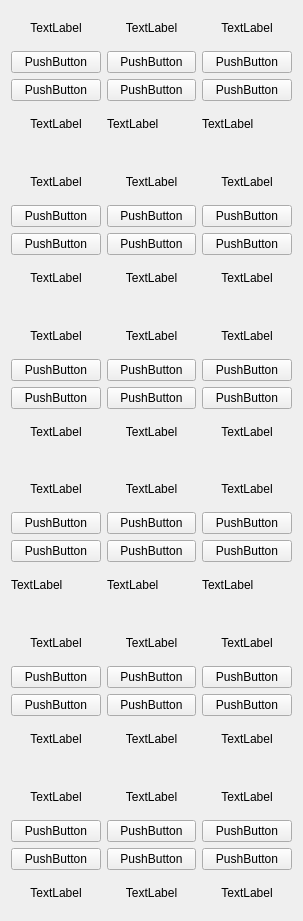
  <widget class="QWidget" name="layoutWidget">
   <property name="geometry">
    <rect>
     <x>20</x>
     <y>60</y>
     <width>303</width>
     <height>921</height>
    </rect>
   </property>
   <layout class="QVBoxLayout" name="verticalLayout_38">
    <item>
     <layout class="QGridLayout" name="gridLayout">
      <item row="0" column="0">
       <layout class="QVBoxLayout" name="verticalLayout">
        <item>
         <widget class="QLabel" name="time1">
          <property name="text">
           <string>TextLabel</string>
          </property>
          <property name="alignment">
           <set>Qt::AlignCenter</set>
          </property>
         </widget>
        </item>
        <item>
         <widget class="QPushButton" name="btn1">
          <property name="text">
           <string>PushButton</string>
          </property>
         </widget>
        </item>
       </layout>
      </item>
      <item row="0" column="1">
       <layout class="QVBoxLayout" name="verticalLayout_2">
        <item>
         <widget class="QLabel" name="time2">
          <property name="text">
           <string>TextLabel</string>
          </property>
          <property name="alignment">
           <set>Qt::AlignCenter</set>
          </property>
         </widget>
        </item>
        <item>
         <widget class="QPushButton" name="btn2">
          <property name="text">
           <string>PushButton</string>
          </property>
         </widget>
        </item>
       </layout>
      </item>
      <item row="0" column="2">
       <layout class="QVBoxLayout" name="verticalLayout_3">
        <item>
         <widget class="QLabel" name="time3">
          <property name="text">
           <string>TextLabel</string>
          </property>
          <property name="alignment">
           <set>Qt::AlignCenter</set>
          </property>
         </widget>
        </item>
        <item>
         <widget class="QPushButton" name="btn3">
          <property name="text">
           <string>PushButton</string>
          </property>
         </widget>
        </item>
       </layout>
      </item>
      <item row="1" column="0">
       <layout class="QVBoxLayout" name="verticalLayout_4">
        <item>
         <widget class="QPushButton" name="btn4">
          <property name="text">
           <string>PushButton</string>
          </property>
         </widget>
        </item>
        <item>
         <widget class="QLabel" name="time4">
          <property name="text">
           <string>TextLabel</string>
          </property>
          <property name="alignment">
           <set>Qt::AlignCenter</set>
          </property>
         </widget>
        </item>
       </layout>
      </item>
      <item row="1" column="1">
       <layout class="QVBoxLayout" name="verticalLayout_5">
        <item>
         <widget class="QPushButton" name="btn5">
          <property name="text">
           <string>PushButton</string>
          </property>
         </widget>
        </item>
        <item>
         <widget class="QLabel" name="time5">
          <property name="text">
           <string>TextLabel</string>
          </property>
         </widget>
        </item>
       </layout>
      </item>
      <item row="1" column="2">
       <layout class="QVBoxLayout" name="verticalLayout_6">
        <item>
         <widget class="QPushButton" name="btn6">
          <property name="text">
           <string>PushButton</string>
          </property>
         </widget>
        </item>
        <item>
         <widget class="QLabel" name="time6">
          <property name="text">
           <string>TextLabel</string>
          </property>
         </widget>
        </item>
       </layout>
      </item>
     </layout>
    </item>
    <item>
     <spacer name="verticalSpacer_2">
      <property name="orientation">
       <enum>Qt::Vertical</enum>
      </property>
      <property name="sizeType">
       <enum>QSizePolicy::Fixed</enum>
      </property>
      <property name="sizeHint" stdset="0">
       <size>
        <width>20</width>
        <height>18</height>
       </size>
      </property>
     </spacer>
    </item>
    <item>
     <layout class="QGridLayout" name="gridLayout_2">
      <item row="0" column="0">
       <layout class="QVBoxLayout" name="verticalLayout_8">
        <item>
         <widget class="QLabel" name="time7">
          <property name="text">
           <string>TextLabel</string>
          </property>
          <property name="alignment">
           <set>Qt::AlignCenter</set>
          </property>
         </widget>
        </item>
        <item>
         <widget class="QPushButton" name="btn7">
          <property name="text">
           <string>PushButton</string>
          </property>
         </widget>
        </item>
       </layout>
      </item>
      <item row="0" column="1">
       <layout class="QVBoxLayout" name="verticalLayout_9">
        <item>
         <widget class="QLabel" name="time8">
          <property name="text">
           <string>TextLabel</string>
          </property>
          <property name="alignment">
           <set>Qt::AlignCenter</set>
          </property>
         </widget>
        </item>
        <item>
         <widget class="QPushButton" name="btn8">
          <property name="text">
           <string>PushButton</string>
          </property>
         </widget>
        </item>
       </layout>
      </item>
      <item row="0" column="2">
       <layout class="QVBoxLayout" name="verticalLayout_10">
        <item>
         <widget class="QLabel" name="time9">
          <property name="text">
           <string>TextLabel</string>
          </property>
          <property name="alignment">
           <set>Qt::AlignCenter</set>
          </property>
         </widget>
        </item>
        <item>
         <widget class="QPushButton" name="btn9">
          <property name="text">
           <string>PushButton</string>
          </property>
         </widget>
        </item>
       </layout>
      </item>
      <item row="1" column="0">
       <layout class="QVBoxLayout" name="verticalLayout_11">
        <item>
         <widget class="QPushButton" name="btn10">
          <property name="text">
           <string>PushButton</string>
          </property>
         </widget>
        </item>
        <item>
         <widget class="QLabel" name="time10">
          <property name="text">
           <string>TextLabel</string>
          </property>
          <property name="alignment">
           <set>Qt::AlignCenter</set>
          </property>
         </widget>
        </item>
       </layout>
      </item>
      <item row="1" column="1">
       <layout class="QVBoxLayout" name="verticalLayout_12">
        <item>
         <widget class="QPushButton" name="btn11">
          <property name="text">
           <string>PushButton</string>
          </property>
         </widget>
        </item>
        <item>
         <widget class="QLabel" name="time11">
          <property name="text">
           <string>TextLabel</string>
          </property>
          <property name="alignment">
           <set>Qt::AlignCenter</set>
          </property>
         </widget>
        </item>
       </layout>
      </item>
      <item row="1" column="2">
       <layout class="QVBoxLayout" name="verticalLayout_13">
        <item>
         <widget class="QPushButton" name="btn12">
          <property name="text">
           <string>PushButton</string>
          </property>
         </widget>
        </item>
        <item>
         <widget class="QLabel" name="time12">
          <property name="text">
           <string>TextLabel</string>
          </property>
          <property name="alignment">
           <set>Qt::AlignCenter</set>
          </property>
         </widget>
        </item>
       </layout>
      </item>
     </layout>
    </item>
    <item>
     <spacer name="verticalSpacer_3">
      <property name="orientation">
       <enum>Qt::Vertical</enum>
      </property>
      <property name="sizeType">
       <enum>QSizePolicy::Fixed</enum>
      </property>
      <property name="sizeHint" stdset="0">
       <size>
        <width>20</width>
        <height>18</height>
       </size>
      </property>
     </spacer>
    </item>
    <item>
     <layout class="QGridLayout" name="gridLayout_3">
      <item row="0" column="0">
       <layout class="QVBoxLayout" name="verticalLayout_14">
        <item>
         <widget class="QLabel" name="time13">
          <property name="text">
           <string>TextLabel</string>
          </property>
          <property name="alignment">
           <set>Qt::AlignCenter</set>
          </property>
         </widget>
        </item>
        <item>
         <widget class="QPushButton" name="btn13">
          <property name="text">
           <string>PushButton</string>
          </property>
         </widget>
        </item>
       </layout>
      </item>
      <item row="0" column="1">
       <layout class="QVBoxLayout" name="verticalLayout_15">
        <item>
         <widget class="QLabel" name="time14">
          <property name="text">
           <string>TextLabel</string>
          </property>
          <property name="alignment">
           <set>Qt::AlignCenter</set>
          </property>
         </widget>
        </item>
        <item>
         <widget class="QPushButton" name="btn14">
          <property name="text">
           <string>PushButton</string>
          </property>
         </widget>
        </item>
       </layout>
      </item>
      <item row="0" column="2">
       <layout class="QVBoxLayout" name="verticalLayout_16">
        <item>
         <widget class="QLabel" name="time15">
          <property name="text">
           <string>TextLabel</string>
          </property>
          <property name="alignment">
           <set>Qt::AlignCenter</set>
          </property>
         </widget>
        </item>
        <item>
         <widget class="QPushButton" name="btn15">
          <property name="text">
           <string>PushButton</string>
          </property>
         </widget>
        </item>
       </layout>
      </item>
      <item row="1" column="0">
       <layout class="QVBoxLayout" name="verticalLayout_17">
        <item>
         <widget class="QPushButton" name="btn16">
          <property name="text">
           <string>PushButton</string>
          </property>
         </widget>
        </item>
        <item>
         <widget class="QLabel" name="time16">
          <property name="text">
           <string>TextLabel</string>
          </property>
          <property name="alignment">
           <set>Qt::AlignCenter</set>
          </property>
         </widget>
        </item>
       </layout>
      </item>
      <item row="1" column="1">
       <layout class="QVBoxLayout" name="verticalLayout_18">
        <item>
         <widget class="QPushButton" name="btn17">
          <property name="text">
           <string>PushButton</string>
          </property>
         </widget>
        </item>
        <item>
         <widget class="QLabel" name="time17">
          <property name="text">
           <string>TextLabel</string>
          </property>
          <property name="alignment">
           <set>Qt::AlignCenter</set>
          </property>
         </widget>
        </item>
       </layout>
      </item>
      <item row="1" column="2">
       <layout class="QVBoxLayout" name="verticalLayout_19">
        <item>
         <widget class="QPushButton" name="btn18">
          <property name="text">
           <string>PushButton</string>
          </property>
         </widget>
        </item>
        <item>
         <widget class="QLabel" name="time18">
          <property name="text">
           <string>TextLabel</string>
          </property>
          <property name="alignment">
           <set>Qt::AlignCenter</set>
          </property>
         </widget>
        </item>
       </layout>
      </item>
     </layout>
    </item>
    <item>
     <spacer name="verticalSpacer_4">
      <property name="orientation">
       <enum>Qt::Vertical</enum>
      </property>
      <property name="sizeType">
       <enum>QSizePolicy::Fixed</enum>
      </property>
      <property name="sizeHint" stdset="0">
       <size>
        <width>20</width>
        <height>18</height>
       </size>
      </property>
     </spacer>
    </item>
    <item>
     <layout class="QGridLayout" name="gridLayout_4">
      <item row="0" column="0">
       <layout class="QVBoxLayout" name="verticalLayout_20">
        <item>
         <widget class="QLabel" name="time19">
          <property name="text">
           <string>TextLabel</string>
          </property>
          <property name="alignment">
           <set>Qt::AlignCenter</set>
          </property>
         </widget>
        </item>
        <item>
         <widget class="QPushButton" name="btn19">
          <property name="text">
           <string>PushButton</string>
          </property>
         </widget>
        </item>
       </layout>
      </item>
      <item row="0" column="1">
       <layout class="QVBoxLayout" name="verticalLayout_21">
        <item>
         <widget class="QLabel" name="time20">
          <property name="text">
           <string>TextLabel</string>
          </property>
          <property name="alignment">
           <set>Qt::AlignCenter</set>
          </property>
         </widget>
        </item>
        <item>
         <widget class="QPushButton" name="btn20">
          <property name="text">
           <string>PushButton</string>
          </property>
         </widget>
        </item>
       </layout>
      </item>
      <item row="0" column="2">
       <layout class="QVBoxLayout" name="verticalLayout_22">
        <item>
         <widget class="QLabel" name="time21">
          <property name="text">
           <string>TextLabel</string>
          </property>
          <property name="alignment">
           <set>Qt::AlignCenter</set>
          </property>
         </widget>
        </item>
        <item>
         <widget class="QPushButton" name="btn21">
          <property name="text">
           <string>PushButton</string>
          </property>
         </widget>
        </item>
       </layout>
      </item>
      <item row="1" column="0">
       <layout class="QVBoxLayout" name="verticalLayout_23">
        <item>
         <widget class="QPushButton" name="btn22">
          <property name="text">
           <string>PushButton</string>
          </property>
         </widget>
        </item>
        <item>
         <widget class="QLabel" name="time22">
          <property name="text">
           <string>TextLabel</string>
          </property>
         </widget>
        </item>
       </layout>
      </item>
      <item row="1" column="1">
       <layout class="QVBoxLayout" name="verticalLayout_24">
        <item>
         <widget class="QPushButton" name="btn23">
          <property name="text">
           <string>PushButton</string>
          </property>
         </widget>
        </item>
        <item>
         <widget class="QLabel" name="time23">
          <property name="text">
           <string>TextLabel</string>
          </property>
         </widget>
        </item>
       </layout>
      </item>
      <item row="1" column="2">
       <layout class="QVBoxLayout" name="verticalLayout_25">
        <item>
         <widget class="QPushButton" name="btn24">
          <property name="text">
           <string>PushButton</string>
          </property>
         </widget>
        </item>
        <item>
         <widget class="QLabel" name="time24">
          <property name="text">
           <string>TextLabel</string>
          </property>
         </widget>
        </item>
       </layout>
      </item>
     </layout>
    </item>
    <item>
     <spacer name="verticalSpacer_5">
      <property name="orientation">
       <enum>Qt::Vertical</enum>
      </property>
      <property name="sizeType">
       <enum>QSizePolicy::Fixed</enum>
      </property>
      <property name="sizeHint" stdset="0">
       <size>
        <width>20</width>
        <height>18</height>
       </size>
      </property>
     </spacer>
    </item>
    <item>
     <layout class="QGridLayout" name="gridLayout_5">
      <item row="0" column="0">
       <layout class="QVBoxLayout" name="verticalLayout_26">
        <item>
         <widget class="QLabel" name="time25">
          <property name="text">
           <string>TextLabel</string>
          </property>
          <property name="alignment">
           <set>Qt::AlignCenter</set>
          </property>
         </widget>
        </item>
        <item>
         <widget class="QPushButton" name="btn25">
          <property name="text">
           <string>PushButton</string>
          </property>
         </widget>
        </item>
       </layout>
      </item>
      <item row="0" column="1">
       <layout class="QVBoxLayout" name="verticalLayout_27">
        <item>
         <widget class="QLabel" name="time26">
          <property name="text">
           <string>TextLabel</string>
          </property>
          <property name="alignment">
           <set>Qt::AlignCenter</set>
          </property>
         </widget>
        </item>
        <item>
         <widget class="QPushButton" name="btn26">
          <property name="text">
           <string>PushButton</string>
          </property>
         </widget>
        </item>
       </layout>
      </item>
      <item row="0" column="2">
       <layout class="QVBoxLayout" name="verticalLayout_28">
        <item>
         <widget class="QLabel" name="time27">
          <property name="text">
           <string>TextLabel</string>
          </property>
          <property name="alignment">
           <set>Qt::AlignCenter</set>
          </property>
         </widget>
        </item>
        <item>
         <widget class="QPushButton" name="btn27">
          <property name="text">
           <string>PushButton</string>
          </property>
         </widget>
        </item>
       </layout>
      </item>
      <item row="1" column="0">
       <layout class="QVBoxLayout" name="verticalLayout_29">
        <item>
         <widget class="QPushButton" name="btn28">
          <property name="text">
           <string>PushButton</string>
          </property>
         </widget>
        </item>
        <item>
         <widget class="QLabel" name="time28">
          <property name="text">
           <string>TextLabel</string>
          </property>
          <property name="alignment">
           <set>Qt::AlignCenter</set>
          </property>
         </widget>
        </item>
       </layout>
      </item>
      <item row="1" column="1">
       <layout class="QVBoxLayout" name="verticalLayout_30">
        <item>
         <widget class="QPushButton" name="btn29">
          <property name="text">
           <string>PushButton</string>
          </property>
         </widget>
        </item>
        <item>
         <widget class="QLabel" name="time29">
          <property name="text">
           <string>TextLabel</string>
          </property>
          <property name="alignment">
           <set>Qt::AlignCenter</set>
          </property>
         </widget>
        </item>
       </layout>
      </item>
      <item row="1" column="2">
       <layout class="QVBoxLayout" name="verticalLayout_31">
        <item>
         <widget class="QPushButton" name="btn30">
          <property name="text">
           <string>PushButton</string>
          </property>
         </widget>
        </item>
        <item>
         <widget class="QLabel" name="time30">
          <property name="text">
           <string>TextLabel</string>
          </property>
          <property name="alignment">
           <set>Qt::AlignCenter</set>
          </property>
         </widget>
        </item>
       </layout>
      </item>
     </layout>
    </item>
    <item>
     <spacer name="verticalSpacer_6">
      <property name="orientation">
       <enum>Qt::Vertical</enum>
      </property>
      <property name="sizeType">
       <enum>QSizePolicy::Fixed</enum>
      </property>
      <property name="sizeHint" stdset="0">
       <size>
        <width>20</width>
        <height>18</height>
       </size>
      </property>
     </spacer>
    </item>
    <item>
     <layout class="QGridLayout" name="gridLayout_6">
      <item row="0" column="0">
       <layout class="QVBoxLayout" name="verticalLayout_32">
        <item>
         <widget class="QLabel" name="time31">
          <property name="text">
           <string>TextLabel</string>
          </property>
          <property name="alignment">
           <set>Qt::AlignCenter</set>
          </property>
         </widget>
        </item>
        <item>
         <widget class="QPushButton" name="btn31">
          <property name="text">
           <string>PushButton</string>
          </property>
         </widget>
        </item>
       </layout>
      </item>
      <item row="0" column="1">
       <layout class="QVBoxLayout" name="verticalLayout_33">
        <item>
         <widget class="QLabel" name="time32">
          <property name="text">
           <string>TextLabel</string>
          </property>
          <property name="alignment">
           <set>Qt::AlignCenter</set>
          </property>
         </widget>
        </item>
        <item>
         <widget class="QPushButton" name="btn32">
          <property name="text">
           <string>PushButton</string>
          </property>
         </widget>
        </item>
       </layout>
      </item>
      <item row="0" column="2">
       <layout class="QVBoxLayout" name="verticalLayout_34">
        <item>
         <widget class="QLabel" name="time33">
          <property name="text">
           <string>TextLabel</string>
          </property>
          <property name="alignment">
           <set>Qt::AlignCenter</set>
          </property>
         </widget>
        </item>
        <item>
         <widget class="QPushButton" name="btn33">
          <property name="text">
           <string>PushButton</string>
          </property>
         </widget>
        </item>
       </layout>
      </item>
      <item row="1" column="0">
       <layout class="QVBoxLayout" name="verticalLayout_35">
        <item>
         <widget class="QPushButton" name="btn34">
          <property name="text">
           <string>PushButton</string>
          </property>
         </widget>
        </item>
        <item>
         <widget class="QLabel" name="time34">
          <property name="text">
           <string>TextLabel</string>
          </property>
          <property name="alignment">
           <set>Qt::AlignCenter</set>
          </property>
         </widget>
        </item>
       </layout>
      </item>
      <item row="1" column="1">
       <layout class="QVBoxLayout" name="verticalLayout_36">
        <item>
         <widget class="QPushButton" name="btn35">
          <property name="text">
           <string>PushButton</string>
          </property>
         </widget>
        </item>
        <item>
         <widget class="QLabel" name="time35">
          <property name="text">
           <string>TextLabel</string>
          </property>
          <property name="alignment">
           <set>Qt::AlignCenter</set>
          </property>
         </widget>
        </item>
       </layout>
      </item>
      <item row="1" column="2">
       <layout class="QVBoxLayout" name="verticalLayout_37">
        <item>
         <widget class="QPushButton" name="btn36">
          <property name="text">
           <string>PushButton</string>
          </property>
         </widget>
        </item>
        <item>
         <widget class="QLabel" name="time36">
          <property name="text">
           <string>TextLabel</string>
          </property>
          <property name="alignment">
           <set>Qt::AlignCenter</set>
          </property>
         </widget>
        </item>
       </layout>
      </item>
     </layout>
    </item>
   </layout>
  </widget>
